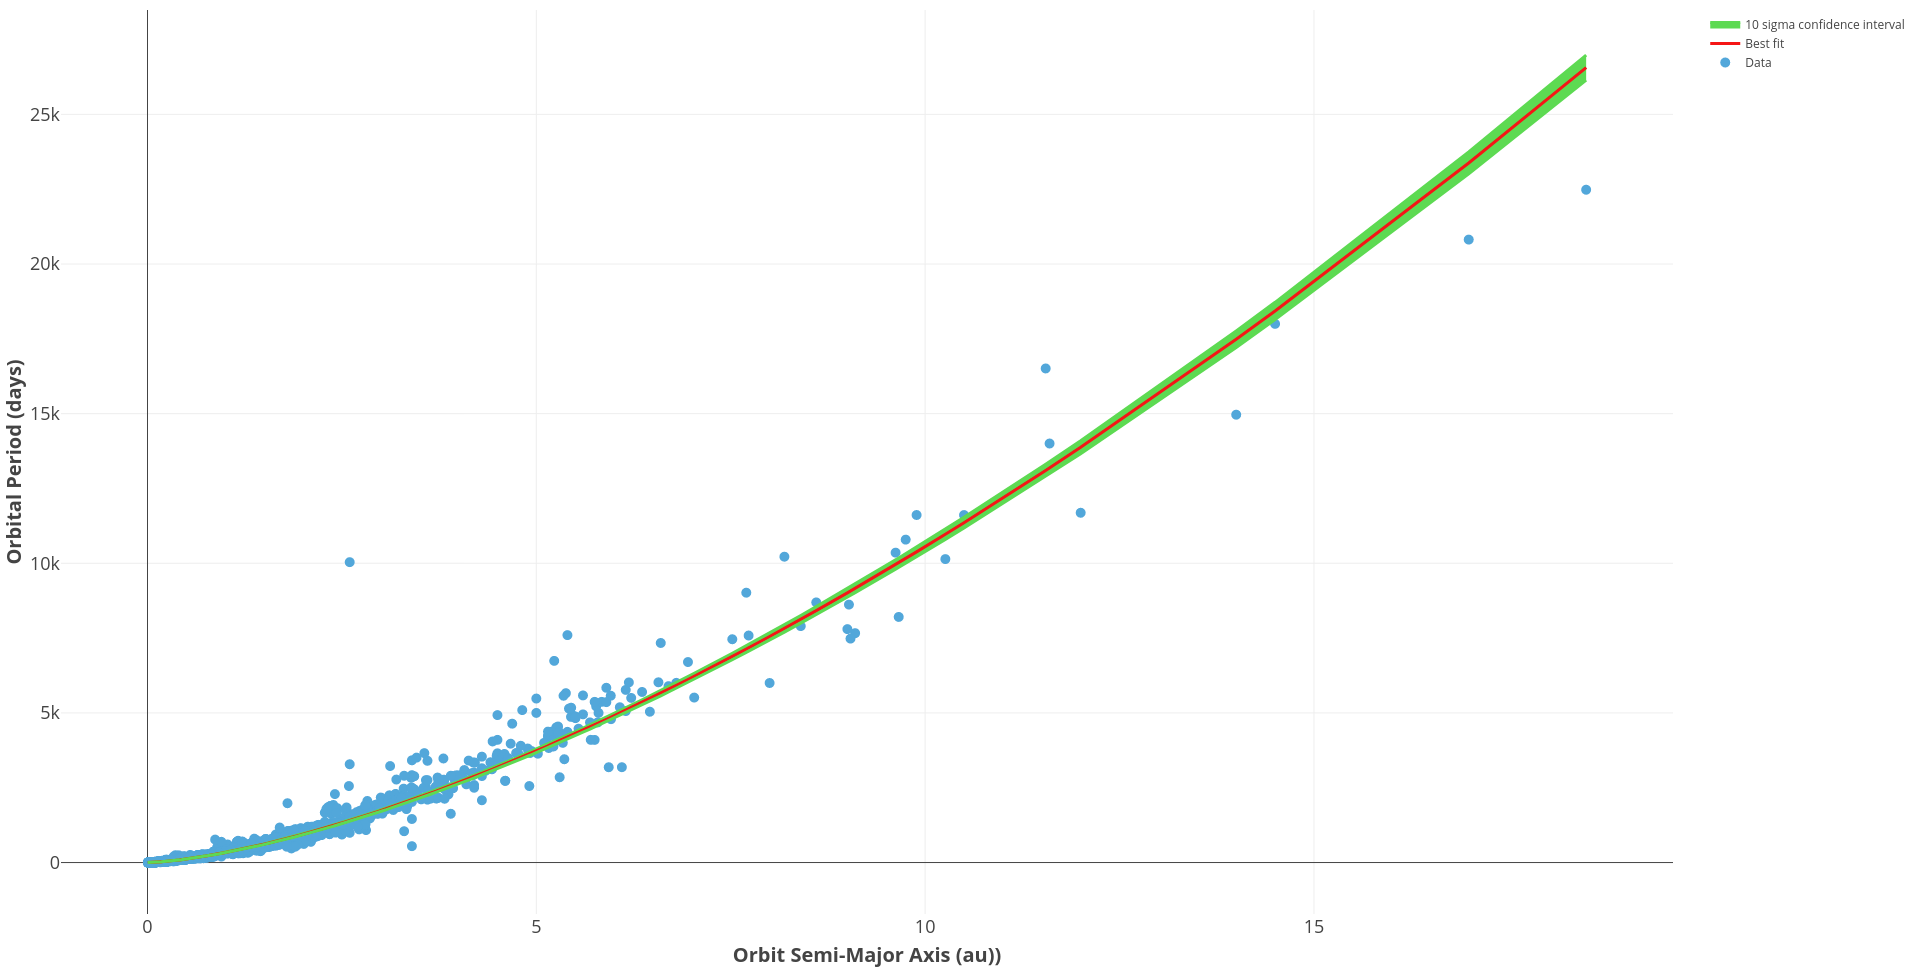

This figure's R source:

# Paths:
path_data = "data/"
path_lib = "renv/library/R-4.1/x86_64-pc-linux-gnu/"

# Packages:
require(dplyr, lib = path_lib)
require(readr, lib = path_lib)
require(RColorBrewer, lib = path_lib)
require(plotly, lib = path_lib)

# Dataset:
df = readr::read_csv(paste0(path_data, "nasa_exoplanets.csv")) %>%
         as.data.frame()
attr(df, "spec") = NULL
df_varnames = readr::read_csv(paste0(path_data, "nasa_exoplanets_var_names.csv")) %>%
                  as.data.frame()
attr(df_varnames, "spec") = NULL

# Variables:
resp_var = "pl_orbper"
resp_var_name = (df_varnames %>%
                    dplyr::filter(var == resp_var))$var_name
pred_var = "pl_orbsmax"
pred_var_name = (df_varnames %>%
                    dplyr::filter(var == pred_var))$var_name

# Adapt the data:
df = df %>%
         dplyr::select(all_of(pred_var),
                       all_of(resp_var))
df = df %>% 
         tidyr::drop_na()
df = df %>%
         dplyr::filter(eval(parse(text = resp_var)) < 25000 &
                       eval(parse(text = pred_var)) < 20)

# Fit function:
kepler_orb = function(x, a){
    y = a*x**(1.5)
    return(y)
}

# Regression model:
X = df[, pred_var]
Y = df[, resp_var]
frml = as.formula(paste0(resp_var, "~kepler_orb(", pred_var, ", a)"))
model = nls(formula = frml,
            start = list(a = 1),
            data = df)
popt = as.numeric(model$m$getPars())
pcov = as.numeric(vcov(model))
perr = sqrt(pcov)
nstd = 10
popt_up = popt + nstd*perr
popt_dw = popt - nstd*perr
y_fit = kepler_orb(x = X,
                   a = popt)
y_fit_up = kepler_orb(x = X,
                      a = popt_up)
y_fit_dw = kepler_orb(x = X,
                      a = popt_dw)


# Plot:
p = plot_ly() %>%
    add_trace(
        x = X,
        y = Y,
        type = "scatter",
        mode = "markers",
        marker = list(
            size = 10,
            color = "#52A7DA"
        ),
        hovertemplate = paste0("<b>", pred_var_name, ": %{x} <br> ",
                               resp_var_name, ": %{y} </b><extra></extra>"),
        name = "Data"
    ) %>%
    add_trace(
        x = sort(X),
        y = sort(y_fit_up),
        type = "scatter",
        mode = "lines",
        line = list(
            width = 3,
            color = "#5DDA52"
        ),
        showlegend = FALSE
    ) %>%
    add_trace(
        x = sort(X),
        y = sort(y_fit),
        type = "scatter",
        mode = "lines",
        fill = "tonexty",
        fillcolor = "#5DDA52",
        showlegend = FALSE
    ) %>%
    add_trace(
        x = sort(X),
        y = sort(y_fit),
        type = "scatter",
        mode = "lines",
        line = list(
            width = 3,
            color = "#F51616"
        ),
        name = "Best fit"
    ) %>%
    add_trace(
        x = sort(X),
        y = sort(y_fit_dw),
        type = "scatter",
        mode = "lines",
        line = list(
            width = 3,
            color = "#5DDA52"
        ),
        fill = "tonexty",
        fillcolor = "#5DDA52",
        name = paste0(nstd, " sigma confidence interval")
    ) %>%
    layout(
        xaxis = list(
            title = paste0("<b>", pred_var_name, "</b>"),
            titlefont = list(size = 20),
            tickfont = list(size = 18)
        ),
        yaxis = list(
            title = paste0("<b>", resp_var_name, "</b>"),
            titlefont = list(size = 20),
            tickfont = list(size = 18)
        ),
        margin = list(
            l = 10,
            r = 10,
            t = 10,
            b = 10
        ),
        hoverlabel = list(font = list(size = 18)),
        showlegend = TRUE
    )

p
